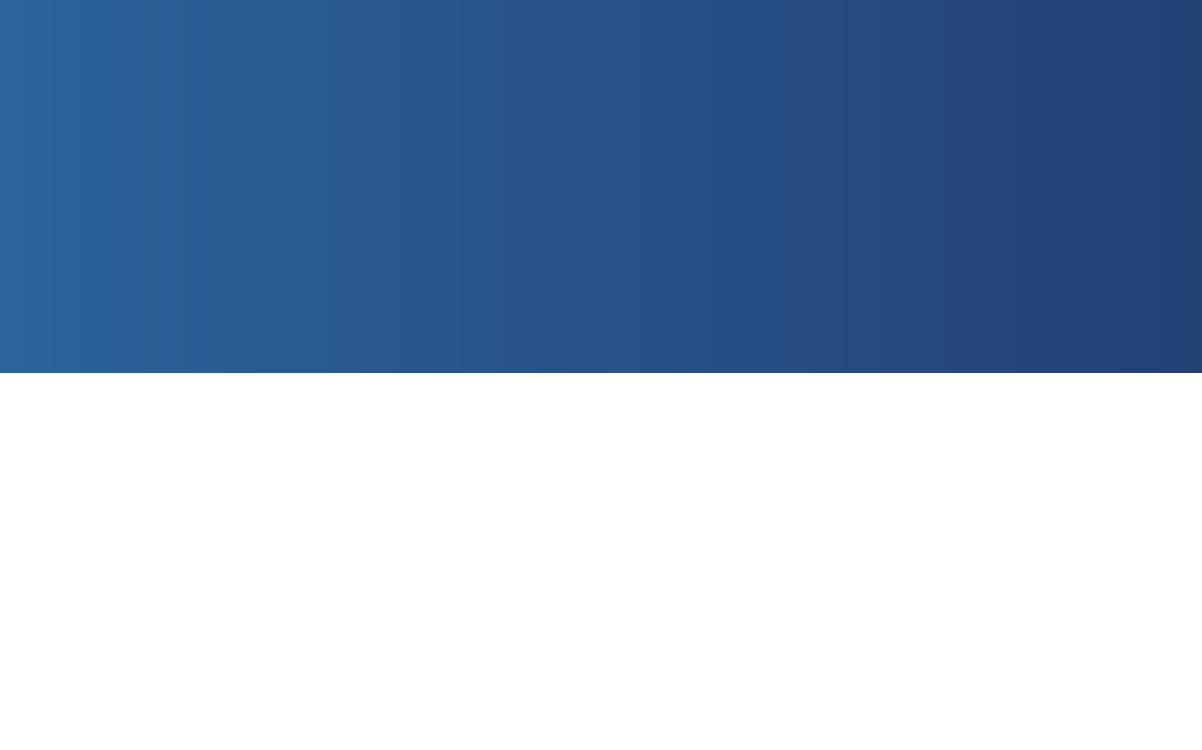
<?xml version="1.0" encoding="UTF-8"?>
<ui version="4.0">
 <class>Form</class>
 <widget class="QWidget" name="Form">
  <property name="geometry">
   <rect>
    <x>0</x>
    <y>0</y>
    <width>1202</width>
    <height>750</height>
   </rect>
  </property>
  <property name="baseSize">
   <size>
    <width>0</width>
    <height>0</height>
   </size>
  </property>
  <property name="windowTitle">
   <string>HDRPlus</string>
  </property>
  <property name="windowIcon">
   <iconset>
    <normaloff>res/icon.svg</normaloff>res/icon.svg</iconset>
  </property>
  <property name="styleSheet">
   <string notr="true">#Form {background: qlineargradient( x1:0 y1:0, x2:1 y2:0, stop:0 #2b639b, stop:1 #234075);}</string>
  </property>
  <layout class="QHBoxLayout" name="horizontalLayout_5">
   <property name="leftMargin">
    <number>0</number>
   </property>
   <property name="topMargin">
    <number>0</number>
   </property>
   <property name="rightMargin">
    <number>0</number>
   </property>
   <property name="bottomMargin">
    <number>0</number>
   </property>
   <item>
    <layout class="QVBoxLayout" name="verticalLayout_2" stretch="1,0">
     <item>
      <layout class="QHBoxLayout" name="horizontalLayout">
       <property name="leftMargin">
        <number>20</number>
       </property>
       <property name="topMargin">
        <number>10</number>
       </property>
       <property name="rightMargin">
        <number>20</number>
       </property>
       <property name="bottomMargin">
        <number>10</number>
       </property>
       <item>
        <widget class="QLabel" name="NameBadge">
         <property name="text">
          <string/>
         </property>
         <property name="pixmap">
          <pixmap>res/name_badge.svg</pixmap>
         </property>
         <property name="alignment">
          <set>Qt::AlignLeading|Qt::AlignLeft|Qt::AlignVCenter</set>
         </property>
        </widget>
       </item>
       <item>
        <widget class="QLabel" name="HDRPlusLogo">
         <property name="text">
          <string/>
         </property>
         <property name="pixmap">
          <pixmap>res/icon.svg</pixmap>
         </property>
         <property name="scaledContents">
          <bool>false</bool>
         </property>
         <property name="alignment">
          <set>Qt::AlignCenter</set>
         </property>
        </widget>
       </item>
       <item>
        <widget class="QLabel" name="UniLogo">
         <property name="text">
          <string/>
         </property>
         <property name="pixmap">
          <pixmap>res/uni_logo.svg</pixmap>
         </property>
         <property name="alignment">
          <set>Qt::AlignBottom|Qt::AlignRight|Qt::AlignTrailing</set>
         </property>
        </widget>
       </item>
      </layout>
     </item>
     <item>
      <widget class="QStackedWidget" name="stackedWidget">
       <property name="currentIndex">
        <number>0</number>
       </property>
       <widget class="QWidget" name="StartPage">
        <property name="styleSheet">
         <string notr="true">background-color: rgb(255, 255, 255);</string>
        </property>
        <layout class="QHBoxLayout" name="horizontalLayout_3">
         <property name="leftMargin">
          <number>40</number>
         </property>
         <property name="topMargin">
          <number>32</number>
         </property>
         <property name="rightMargin">
          <number>40</number>
         </property>
         <property name="bottomMargin">
          <number>50</number>
         </property>
         <item>
          <layout class="QHBoxLayout" name="horizontalLayout_2">
           <item>
            <widget class="QTextBrowser" name="text1">
             <property name="font">
              <font>
               <family>Segoe UI</family>
               <pointsize>12</pointsize>
               <weight>50</weight>
               <bold>false</bold>
               <kerning>true</kerning>
              </font>
             </property>
             <property name="frameShape">
              <enum>QFrame::NoFrame</enum>
             </property>
             <property name="source">
              <url>
               <string>qrc:/:/text/p1.md</string>
              </url>
             </property>
            </widget>
           </item>
           <item>
            <spacer name="horizontalSpacer">
             <property name="orientation">
              <enum>Qt::Horizontal</enum>
             </property>
             <property name="sizeType">
              <enum>QSizePolicy::Minimum</enum>
             </property>
             <property name="sizeHint" stdset="0">
              <size>
               <width>20</width>
               <height>20</height>
              </size>
             </property>
            </spacer>
           </item>
           <item>
            <layout class="QVBoxLayout" name="verticalLayout_3" stretch="0,0">
             <property name="sizeConstraint">
              <enum>QLayout::SetDefaultConstraint</enum>
             </property>
             <item>
              <widget class="QTextBrowser" name="text2">
               <property name="sizePolicy">
                <sizepolicy hsizetype="Expanding" vsizetype="Expanding">
                 <horstretch>0</horstretch>
                 <verstretch>0</verstretch>
                </sizepolicy>
               </property>
               <property name="font">
                <font>
                 <family>Segoe UI</family>
                 <pointsize>12</pointsize>
                 <weight>50</weight>
                 <bold>false</bold>
                 <stylestrategy>PreferAntialias</stylestrategy>
                </font>
               </property>
               <property name="autoFillBackground">
                <bool>false</bool>
               </property>
               <property name="frameShape">
                <enum>QFrame::NoFrame</enum>
               </property>
               <property name="sizeAdjustPolicy">
                <enum>QAbstractScrollArea::AdjustIgnored</enum>
               </property>
               <property name="source">
                <url>
                 <string>qrc:/:/text/p2.md</string>
                </url>
               </property>
              </widget>
             </item>
             <item>
              <layout class="QHBoxLayout" name="horizontalLayout_4" stretch="0">
               <property name="spacing">
                <number>6</number>
               </property>
               <item>
                <widget class="QToolButton" name="Execute">
                 <property name="sizePolicy">
                  <sizepolicy hsizetype="Fixed" vsizetype="Fixed">
                   <horstretch>0</horstretch>
                   <verstretch>1</verstretch>
                  </sizepolicy>
                 </property>
                 <property name="layoutDirection">
                  <enum>Qt::LeftToRight</enum>
                 </property>
                 <property name="autoFillBackground">
                  <bool>false</bool>
                 </property>
                 <property name="styleSheet">
                  <string notr="true">background-color: rgba(255, 255, 255, 0);</string>
                 </property>
                 <property name="text">
                  <string/>
                 </property>
                 <property name="icon">
                  <iconset>
                   <normaloff>res/execute.svg</normaloff>
                   <normalon>res/execute_hov.svg</normalon>
                   <activeoff>res/execute_hov.svg</activeoff>res/execute.svg</iconset>
                 </property>
                 <property name="iconSize">
                  <size>
                   <width>150</width>
                   <height>50</height>
                  </size>
                 </property>
                 <property name="checkable">
                  <bool>false</bool>
                 </property>
                 <property name="autoRaise">
                  <bool>true</bool>
                 </property>
                 <property name="arrowType">
                  <enum>Qt::NoArrow</enum>
                 </property>
                </widget>
               </item>
              </layout>
             </item>
            </layout>
           </item>
          </layout>
         </item>
        </layout>
       </widget>
       <widget class="QWidget" name="MainPage">
        <property name="styleSheet">
         <string notr="true">background-color: rgb(255, 255, 255);</string>
        </property>
        <layout class="QHBoxLayout" name="horizontalLayout_8">
         <property name="leftMargin">
          <number>0</number>
         </property>
         <property name="topMargin">
          <number>40</number>
         </property>
         <property name="rightMargin">
          <number>0</number>
         </property>
         <property name="bottomMargin">
          <number>20</number>
         </property>
         <item>
          <layout class="QVBoxLayout" name="verticalLayout">
           <property name="leftMargin">
            <number>50</number>
           </property>
           <property name="rightMargin">
            <number>0</number>
           </property>
           <item>
            <layout class="QHBoxLayout" name="horizontalLayout_7">
             <item>
              <layout class="QVBoxLayout" name="verticalLayout_5">
               <item>
                <widget class="QLabel" name="label">
                 <property name="enabled">
                  <bool>true</bool>
                 </property>
                 <property name="text">
                  <string/>
                 </property>
                 <property name="pixmap">
                  <pixmap>res/input.svg</pixmap>
                 </property>
                 <property name="scaledContents">
                  <bool>false</bool>
                 </property>
                 <property name="alignment">
                  <set>Qt::AlignHCenter|Qt::AlignTop</set>
                 </property>
                </widget>
               </item>
               <item>
                <widget class="QToolButton" name="uploadBut">
                 <property name="sizePolicy">
                  <sizepolicy hsizetype="Fixed" vsizetype="Fixed">
                   <horstretch>0</horstretch>
                   <verstretch>1</verstretch>
                  </sizepolicy>
                 </property>
                 <property name="layoutDirection">
                  <enum>Qt::LeftToRight</enum>
                 </property>
                 <property name="autoFillBackground">
                  <bool>false</bool>
                 </property>
                 <property name="styleSheet">
                  <string notr="true">background-color: rgba(255, 255, 255, 0);</string>
                 </property>
                 <property name="text">
                  <string/>
                 </property>
                 <property name="icon">
                  <iconset>
                   <normaloff>res/upload.svg</normaloff>
                   <activeoff>res/upload_hov.svg</activeoff>res/upload.svg</iconset>
                 </property>
                 <property name="iconSize">
                  <size>
                   <width>120</width>
                   <height>35</height>
                  </size>
                 </property>
                 <property name="checkable">
                  <bool>false</bool>
                 </property>
                 <property name="autoRaise">
                  <bool>true</bool>
                 </property>
                 <property name="arrowType">
                  <enum>Qt::NoArrow</enum>
                 </property>
                </widget>
               </item>
              </layout>
             </item>
             <item>
              <spacer name="horizontalSpacer_2">
               <property name="orientation">
                <enum>Qt::Horizontal</enum>
               </property>
               <property name="sizeHint" stdset="0">
                <size>
                 <width>40</width>
                 <height>20</height>
                </size>
               </property>
              </spacer>
             </item>
            </layout>
           </item>
           <item>
            <spacer name="verticalSpacer_8">
             <property name="orientation">
              <enum>Qt::Vertical</enum>
             </property>
             <property name="sizeHint" stdset="0">
              <size>
               <width>20</width>
               <height>40</height>
              </size>
             </property>
            </spacer>
           </item>
           <item>
            <layout class="QHBoxLayout" name="horizontalLayout_9">
             <property name="topMargin">
              <number>6</number>
             </property>
             <property name="bottomMargin">
              <number>6</number>
             </property>
             <item>
              <widget class="QStackedWidget" name="addItemImageStackWidget">
               <property name="currentIndex">
                <number>1</number>
               </property>
               <widget class="QWidget" name="page">
                <layout class="QHBoxLayout" name="horizontalLayout_10">
                 <item>
                  <widget class="QPushButton" name="addItemImageBut">
                   <property name="styleSheet">
                    <string notr="true">background-color: rgba(255, 255, 255, 0);</string>
                   </property>
                   <property name="text">
                    <string/>
                   </property>
                   <property name="icon">
                    <iconset>
                     <normaloff>res/add_item_image.svg</normaloff>res/add_item_image.svg</iconset>
                   </property>
                   <property name="iconSize">
                    <size>
                     <width>256</width>
                     <height>256</height>
                    </size>
                   </property>
                   <property name="flat">
                    <bool>true</bool>
                   </property>
                  </widget>
                 </item>
                </layout>
               </widget>
               <widget class="QWidget" name="pag2">
                <layout class="QVBoxLayout" name="verticalLayout_8">
                 <item>
                  <widget class="QFrame" name="frame_2">
                   <property name="frameShape">
                    <enum>QFrame::StyledPanel</enum>
                   </property>
                   <property name="frameShadow">
                    <enum>QFrame::Plain</enum>
                   </property>
                   <property name="lineWidth">
                    <number>2</number>
                   </property>
                   <layout class="QGridLayout" name="previewsGridLayout"/>
                  </widget>
                 </item>
                </layout>
               </widget>
              </widget>
             </item>
            </layout>
           </item>
           <item>
            <spacer name="verticalSpacer_5">
             <property name="orientation">
              <enum>Qt::Vertical</enum>
             </property>
             <property name="sizeHint" stdset="0">
              <size>
               <width>20</width>
               <height>40</height>
              </size>
             </property>
            </spacer>
           </item>
           <item>
            <layout class="QGridLayout" name="gridLayout">
             <property name="leftMargin">
              <number>70</number>
             </property>
             <property name="rightMargin">
              <number>70</number>
             </property>
             <property name="horizontalSpacing">
              <number>21</number>
             </property>
             <item row="0" column="0">
              <layout class="QVBoxLayout" name="verticalLayout_11">
               <item>
                <widget class="QLabel" name="brightLabel">
                 <property name="font">
                  <font>
                   <family>Segoe UI</family>
                  </font>
                 </property>
                 <property name="text">
                  <string>Brightness</string>
                 </property>
                 <property name="alignment">
                  <set>Qt::AlignBottom|Qt::AlignLeading|Qt::AlignLeft</set>
                 </property>
                </widget>
               </item>
               <item>
                <widget class="QSlider" name="brightSlider">
                 <property name="sizePolicy">
                  <sizepolicy hsizetype="Expanding" vsizetype="Minimum">
                   <horstretch>0</horstretch>
                   <verstretch>0</verstretch>
                  </sizepolicy>
                 </property>
                 <property name="styleSheet">
                  <string notr="true">QSlider::groove:horizontal {
background-color: #EBEBEB;
height: 20px;
border-radius: 10px;
}

QSlider::sub-page:horizontal {
	background-color: #F75578;
border-radius: 1px;
border: solid 1px #D9E4DE;
margin: 9px 0px 9px 12px;
}

QSlider::add-page:horizontal {
background-color: #D9E4DE;
border-radius: 1px;
margin: 9px 12px 9px 0px;
}

QSlider::handle:horizontal {

background: qlineargradient(x1:0, y1:0, x2:0, y2:1,
    stop:0 #EF3F54, stop:1 #F95C86);
height: 10px;
width: 10px;
margin: 3px 9px 3px 9px;
border-radius: 7px;
border: 2px solid #EBF1EE;
}



</string>
                 </property>
                 <property name="value">
                  <number>50</number>
                 </property>
                 <property name="orientation">
                  <enum>Qt::Horizontal</enum>
                 </property>
                </widget>
               </item>
               <item>
                <spacer name="verticalSpacer_7">
                 <property name="orientation">
                  <enum>Qt::Vertical</enum>
                 </property>
                 <property name="sizeHint" stdset="0">
                  <size>
                   <width>20</width>
                   <height>40</height>
                  </size>
                 </property>
                </spacer>
               </item>
               <item>
                <widget class="QLabel" name="contLabel">
                 <property name="font">
                  <font>
                   <family>Segoe UI</family>
                  </font>
                 </property>
                 <property name="text">
                  <string>Contrast</string>
                 </property>
                 <property name="alignment">
                  <set>Qt::AlignBottom|Qt::AlignLeading|Qt::AlignLeft</set>
                 </property>
                </widget>
               </item>
               <item>
                <widget class="QSlider" name="contSlider">
                 <property name="sizePolicy">
                  <sizepolicy hsizetype="Expanding" vsizetype="Minimum">
                   <horstretch>0</horstretch>
                   <verstretch>0</verstretch>
                  </sizepolicy>
                 </property>
                 <property name="minimumSize">
                  <size>
                   <width>0</width>
                   <height>0</height>
                  </size>
                 </property>
                 <property name="styleSheet">
                  <string notr="true">QSlider::groove:horizontal {
background-color: #EBEBEB;
height: 20px;
border-radius: 10px;
}

QSlider::sub-page:horizontal {
	background-color: #F75578;
border-radius: 1px;
border: solid 1px #D9E4DE;
margin: 9px 0px 9px 12px;
}

QSlider::add-page:horizontal {
background-color: #D9E4DE;
border-radius: 1px;
margin: 9px 12px 9px 0px;
}

QSlider::handle:horizontal {

background: qlineargradient(x1:0, y1:0, x2:0, y2:1,
    stop:0 #EF3F54, stop:1 #F95C86);
height: 10px;
width: 10px;
margin: 3px 9px 3px 9px;
border-radius: 7px;
border: 2px solid #EBF1EE;
}



</string>
                 </property>
                 <property name="value">
                  <number>50</number>
                 </property>
                 <property name="orientation">
                  <enum>Qt::Horizontal</enum>
                 </property>
                </widget>
               </item>
              </layout>
             </item>
             <item row="0" column="1">
              <layout class="QVBoxLayout" name="verticalLayout_10">
               <item>
                <widget class="QLabel" name="colLabel">
                 <property name="font">
                  <font>
                   <family>Segoe UI</family>
                  </font>
                 </property>
                 <property name="text">
                  <string>Color Intensity</string>
                 </property>
                 <property name="alignment">
                  <set>Qt::AlignBottom|Qt::AlignLeading|Qt::AlignLeft</set>
                 </property>
                </widget>
               </item>
               <item>
                <widget class="QSlider" name="colSlider">
                 <property name="sizePolicy">
                  <sizepolicy hsizetype="Expanding" vsizetype="Minimum">
                   <horstretch>0</horstretch>
                   <verstretch>0</verstretch>
                  </sizepolicy>
                 </property>
                 <property name="minimumSize">
                  <size>
                   <width>0</width>
                   <height>0</height>
                  </size>
                 </property>
                 <property name="styleSheet">
                  <string notr="true">QSlider::groove:horizontal {
background-color: #EBEBEB;
height: 20px;
border-radius: 10px;
}

QSlider::sub-page:horizontal {
	background-color: #F75578;
border-radius: 1px;
border: solid 1px #D9E4DE;
margin: 9px 0px 9px 12px;
}

QSlider::add-page:horizontal {
background-color: #D9E4DE;
border-radius: 1px;
margin: 9px 12px 9px 0px;
}

QSlider::handle:horizontal {

background: qlineargradient(x1:0, y1:0, x2:0, y2:1,
    stop:0 #EF3F54, stop:1 #F95C86);
height: 10px;
width: 10px;
margin: 3px 9px 3px 9px;
border-radius: 7px;
border: 2px solid #EBF1EE;
}



</string>
                 </property>
                 <property name="value">
                  <number>50</number>
                 </property>
                 <property name="orientation">
                  <enum>Qt::Horizontal</enum>
                 </property>
                 <property name="invertedAppearance">
                  <bool>false</bool>
                 </property>
                </widget>
               </item>
               <item>
                <spacer name="verticalSpacer_6">
                 <property name="orientation">
                  <enum>Qt::Vertical</enum>
                 </property>
                 <property name="sizeHint" stdset="0">
                  <size>
                   <width>20</width>
                   <height>40</height>
                  </size>
                 </property>
                </spacer>
               </item>
               <item>
                <widget class="QLabel" name="wbLabel">
                 <property name="font">
                  <font>
                   <family>Segoe UI</family>
                  </font>
                 </property>
                 <property name="text">
                  <string>White Balance</string>
                 </property>
                 <property name="alignment">
                  <set>Qt::AlignBottom|Qt::AlignLeading|Qt::AlignLeft</set>
                 </property>
                </widget>
               </item>
               <item>
                <widget class="QSlider" name="wbSlider">
                 <property name="sizePolicy">
                  <sizepolicy hsizetype="Expanding" vsizetype="Minimum">
                   <horstretch>0</horstretch>
                   <verstretch>0</verstretch>
                  </sizepolicy>
                 </property>
                 <property name="styleSheet">
                  <string notr="true">QSlider::groove:horizontal {
background-color: #EBEBEB;
height: 20px;
border-radius: 10px;
}

QSlider::sub-page:horizontal {
	background-color: #F75578;
border-radius: 1px;
border: solid 1px #D9E4DE;
margin: 9px 0px 9px 12px;
}

QSlider::add-page:horizontal {
background-color: #D9E4DE;
border-radius: 1px;
margin: 9px 12px 9px 0px;
}

QSlider::handle:horizontal {

background: qlineargradient(x1:0, y1:0, x2:0, y2:1,
    stop:0 #EF3F54, stop:1 #F95C86);
height: 10px;
width: 10px;
margin: 3px 9px 3px 9px;
border-radius: 7px;
border: 2px solid #EBF1EE;
}



</string>
                 </property>
                 <property name="value">
                  <number>50</number>
                 </property>
                 <property name="orientation">
                  <enum>Qt::Horizontal</enum>
                 </property>
                </widget>
               </item>
              </layout>
             </item>
            </layout>
           </item>
           <item>
            <spacer name="verticalSpacer">
             <property name="orientation">
              <enum>Qt::Vertical</enum>
             </property>
             <property name="sizeHint" stdset="0">
              <size>
               <width>499</width>
               <height>13</height>
              </size>
             </property>
            </spacer>
           </item>
          </layout>
         </item>
         <item>
          <widget class="QFrame" name="frame">
           <property name="styleSheet">
            <string notr="true">color: #4469b2;</string>
           </property>
           <property name="frameShape">
            <enum>QFrame::VLine</enum>
           </property>
           <property name="frameShadow">
            <enum>QFrame::Plain</enum>
           </property>
           <property name="lineWidth">
            <number>5</number>
           </property>
           <property name="midLineWidth">
            <number>0</number>
           </property>
           <layout class="QVBoxLayout" name="verticalLayout_7">
            <item>
             <spacer name="verticalSpacer_11">
              <property name="orientation">
               <enum>Qt::Vertical</enum>
              </property>
              <property name="sizeHint" stdset="0">
               <size>
                <width>20</width>
                <height>40</height>
               </size>
              </property>
             </spacer>
            </item>
            <item>
             <widget class="QToolButton" name="startBut">
              <property name="styleSheet">
               <string notr="true">background-color: rgba(255, 255, 255, 0);</string>
              </property>
              <property name="text">
               <string>...</string>
              </property>
              <property name="icon">
               <iconset>
                <normaloff>res/start.svg</normaloff>res/start.svg</iconset>
              </property>
              <property name="iconSize">
               <size>
                <width>128</width>
                <height>42</height>
               </size>
              </property>
              <property name="autoRaise">
               <bool>false</bool>
              </property>
             </widget>
            </item>
            <item>
             <spacer name="verticalSpacer_10">
              <property name="orientation">
               <enum>Qt::Vertical</enum>
              </property>
              <property name="sizeHint" stdset="0">
               <size>
                <width>20</width>
                <height>40</height>
               </size>
              </property>
             </spacer>
            </item>
           </layout>
          </widget>
         </item>
         <item>
          <layout class="QVBoxLayout" name="verticalLayout_4">
           <property name="leftMargin">
            <number>50</number>
           </property>
           <property name="rightMargin">
            <number>30</number>
           </property>
           <item>
            <layout class="QHBoxLayout" name="horizontalLayout_6">
             <item>
              <layout class="QVBoxLayout" name="verticalLayout_6">
               <item>
                <spacer name="verticalSpacer_4">
                 <property name="orientation">
                  <enum>Qt::Vertical</enum>
                 </property>
                 <property name="sizeType">
                  <enum>QSizePolicy::Fixed</enum>
                 </property>
                 <property name="sizeHint" stdset="0">
                  <size>
                   <width>10</width>
                   <height>5</height>
                  </size>
                 </property>
                </spacer>
               </item>
               <item>
                <widget class="QLabel" name="label_2">
                 <property name="text">
                  <string/>
                 </property>
                 <property name="pixmap">
                  <pixmap>res/output.svg</pixmap>
                 </property>
                 <property name="alignment">
                  <set>Qt::AlignHCenter|Qt::AlignTop</set>
                 </property>
                </widget>
               </item>
               <item>
                <spacer name="verticalSpacer_3">
                 <property name="orientation">
                  <enum>Qt::Vertical</enum>
                 </property>
                 <property name="sizeType">
                  <enum>QSizePolicy::Fixed</enum>
                 </property>
                 <property name="sizeHint" stdset="0">
                  <size>
                   <width>10</width>
                   <height>5</height>
                  </size>
                 </property>
                </spacer>
               </item>
               <item>
                <widget class="QToolButton" name="downloadBut">
                 <property name="styleSheet">
                  <string notr="true">background-color: rgba(255, 255, 255, 0);</string>
                 </property>
                 <property name="text">
                  <string/>
                 </property>
                 <property name="icon">
                  <iconset>
                   <normaloff>res/download.svg</normaloff>
                   <activeoff>res/download_hov.svg</activeoff>res/download.svg</iconset>
                 </property>
                 <property name="iconSize">
                  <size>
                   <width>120</width>
                   <height>35</height>
                  </size>
                 </property>
                 <property name="autoRaise">
                  <bool>true</bool>
                 </property>
                </widget>
               </item>
               <item>
                <spacer name="verticalSpacer_2">
                 <property name="orientation">
                  <enum>Qt::Vertical</enum>
                 </property>
                 <property name="sizeHint" stdset="0">
                  <size>
                   <width>20</width>
                   <height>40</height>
                  </size>
                 </property>
                </spacer>
               </item>
              </layout>
             </item>
             <item>
              <spacer name="horizontalSpacer_3">
               <property name="orientation">
                <enum>Qt::Horizontal</enum>
               </property>
               <property name="sizeHint" stdset="0">
                <size>
                 <width>40</width>
                 <height>20</height>
                </size>
               </property>
              </spacer>
             </item>
            </layout>
           </item>
           <item>
            <layout class="QHBoxLayout" name="horizontalLayout_11">
             <item>
              <widget class="QStackedWidget" name="outputStack">
               <widget class="QWidget" name="page_2">
                <layout class="QHBoxLayout" name="horizontalLayout_12">
                 <item>
                  <widget class="QLabel" name="label_8">
                   <property name="maximumSize">
                    <size>
                     <width>400</width>
                     <height>400</height>
                    </size>
                   </property>
                   <property name="sizeIncrement">
                    <size>
                     <width>1</width>
                     <height>1</height>
                    </size>
                   </property>
                   <property name="text">
                    <string/>
                   </property>
                   <property name="pixmap">
                    <pixmap>res/image_hdr.svg</pixmap>
                   </property>
                   <property name="scaledContents">
                    <bool>true</bool>
                   </property>
                   <property name="alignment">
                    <set>Qt::AlignCenter</set>
                   </property>
                  </widget>
                 </item>
                </layout>
               </widget>
               <widget class="QWidget" name="page_3">
                <layout class="QHBoxLayout" name="outputLayout"/>
               </widget>
              </widget>
             </item>
            </layout>
           </item>
          </layout>
         </item>
        </layout>
       </widget>
      </widget>
     </item>
    </layout>
   </item>
  </layout>
 </widget>
 <resources>
  <include location="rc.qrc"/>
 </resources>
 <connections/>
</ui>
